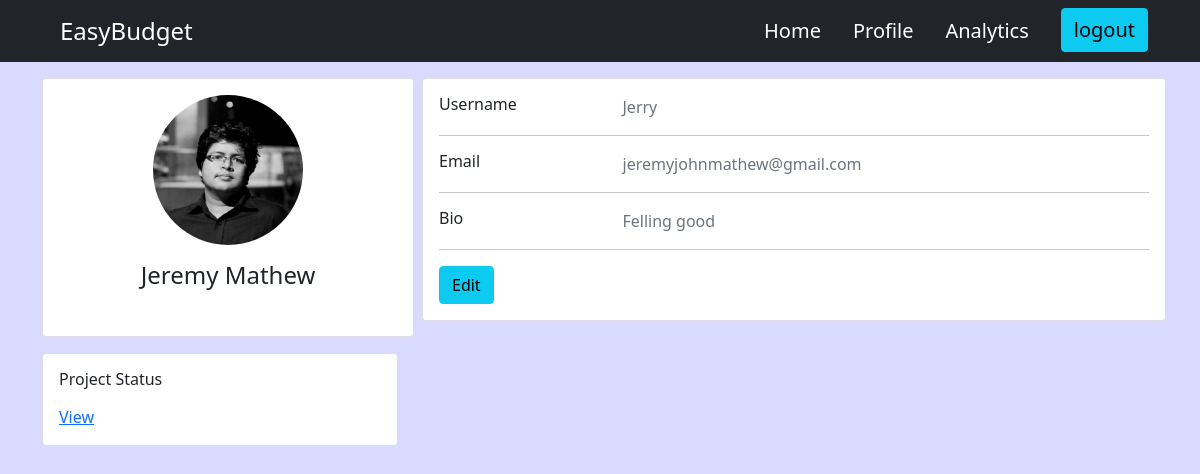
The page /profile/ (signed in) on the database as committed earlier.
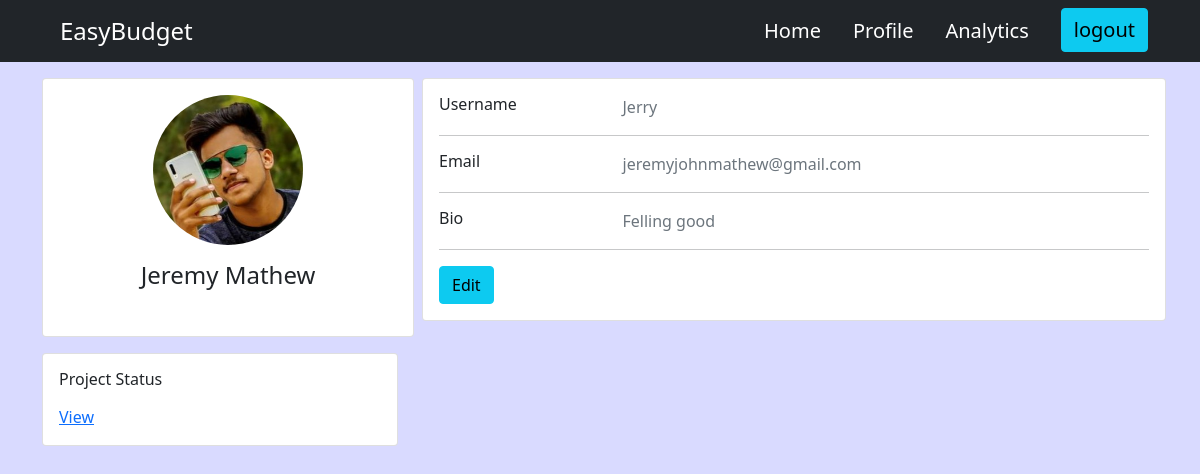
The same page on the database as committed later.
### user/models.py (models this page shows, shortened)
class Profile(models.Model):
    user = models.OneToOneField(User,on_delete=models.CASCADE, null =True, blank = True)
    username= models.CharField(max_length=200, blank = True, null = True)
    name = models.CharField(max_length=200, blank = True, null = True)
    email = models.EmailField(max_length=500, blank = True, null=True)
    bio = models.TextField(blank = True, null = True)
    profile_image = models.ImageField(null = True, blank = True,default = 'images/user-default.png')
    created = models.DateTimeField(auto_now_add=True)
    id = models.UUIDField(default=uuid.uuid4, unique = True, primary_key=True, editable=False)

### user/views.py (the view)
# urls.py: path('', views.userProfile, name='profile'),
def userProfile(request):
    user = request.user
    profile = Profile.objects.get(user = user)
    context = {'profile':profile}
    return render(request, 'user/profile.html',context)

### budget/models.py (called while the page is built)
    def __str__(self):
        return self.name

### user/templates/user/profile.html
{% extends 'main.html' %}
{% load static %}
{% block content %}
<div class="container">
  <div class="main-body d-flex my-3">
    <div class="card col-md-4 mr-3">
      <div class="card-body">
        <div class="d-flex flex-column align-items-center text-center">
          <img
            src="{{ profile.profile_image.url }}"
            alt="Admin"
            class="rounded-circle"
            width="150"
          />
          <div class="mt-3">
            <h4>{{profile.name}}</h4>
          </div>
        </div>
      </div>
    </div>
    <div class="card mb-3 card col-md-8 mx-2">
      <div class="card-body">
        <div class="row">
          <div class="col-sm-3">
            <h6 class="mb-0">Username</h6>
          </div>
          <div class="col-sm-9 text-secondary">{{profile.username}}</div>
        </div>
        <hr />
        <div class="row">
          <div class="col-sm-3">
            <h6 class="mb-0">Email</h6>
          </div>
          <div class="col-sm-9 text-secondary">{{profile.email}}</div>
        </div>
        <hr />
        <div class="row">
          <div class="col-sm-3">
            <h6 class="mb-0">Bio</h6>
          </div>
          <div class="col-sm-9 text-secondary">{{profile.bio}}</div>
        </div>
        <hr />
        <div class="row">
          <div class="col-sm-12">
            <a
              class="btn btn-info"
              href="{% url 'edit-user' %}"
              >Edit</a
            >
          </div>
        </div>
      </div>
    </div>
  </div>
  <div class="row gutters-sm">
    <div class="col-sm-4 mb-3">
      <div class="card h-100">
        <div class="card-body">
          <h6 class="d-flex align-items-center mb-3">Project Status</h6>
          <a href="#">View</a>
      </div>
    </div>
  </div>
</div>
{% endblock content %}

Rows that differ between the two databases and show on the page:
changed Profile "Jeremy Mathew": profile_image: a different picture
